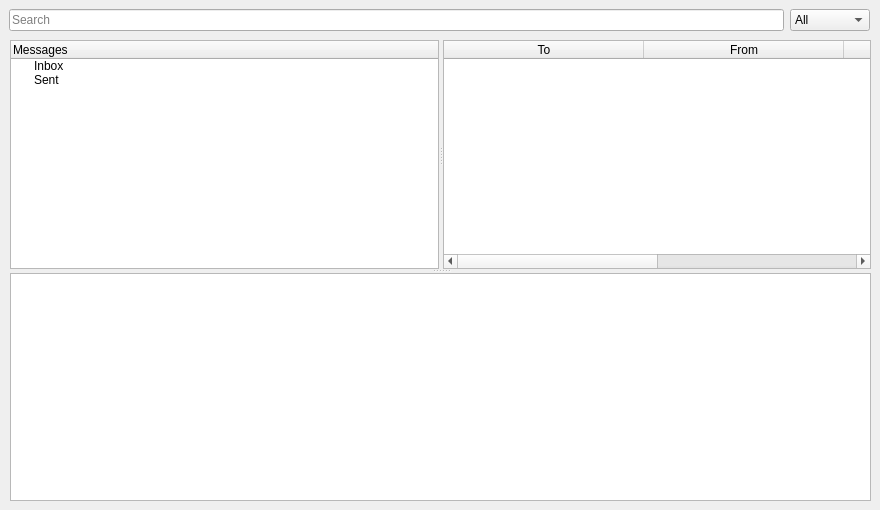
      <widget class="QWidget" name="inbox">
       <attribute name="icon">
        <iconset resource="bitmessage_icons.qrc">
         <normaloff>:/newPrefix/images/inbox.png</normaloff>:/newPrefix/images/inbox.png</iconset>
       </attribute>
       <attribute name="title">
        <string>Inbox</string>
       </attribute>
       <widget class="QWidget" name="">
        <property name="geometry">
         <rect>
          <x>9</x>
          <y>9</y>
          <width>861</width>
          <height>22</height>
         </rect>
        </property>
        <layout class="QHBoxLayout" name="horizontalLayoutSearch">
         <property name="topMargin">
          <number>0</number>
         </property>
         <item>
          <widget class="QLineEdit" name="inboxSearchLineEdit">
           <property name="placeholderText">
            <string>Search</string>
           </property>
          </widget>
         </item>
         <item>
          <widget class="QComboBox" name="inboxSearchOptionCB">
           <item>
            <property name="text">
             <string>All</string>
            </property>
           </item>
           <item>
            <property name="text">
             <string>To</string>
            </property>
           </item>
           <item>
            <property name="text">
             <string>From</string>
            </property>
           </item>
           <item>
            <property name="text">
             <string>Subject</string>
            </property>
           </item>
           <item>
            <property name="text">
             <string>Message</string>
            </property>
           </item>
          </widget>
         </item>
        </layout>
       </widget>
       <widget class="QSplitter" name="splitter_3">
        <property name="geometry">
         <rect>
          <x>10</x>
          <y>40</y>
          <width>861</width>
          <height>461</height>
         </rect>
        </property>
        <property name="orientation">
         <enum>Qt::Vertical</enum>
        </property>
        <widget class="QSplitter" name="splitter">
         <property name="orientation">
          <enum>Qt::Horizontal</enum>
         </property>
         <widget class="QTreeWidget" name="treeWidget">
          <property name="acceptDrops">
           <bool>false</bool>
          </property>
          <property name="rootIsDecorated">
           <bool>true</bool>
          </property>
          <property name="uniformRowHeights">
           <bool>false</bool>
          </property>
          <property name="animated">
           <bool>true</bool>
          </property>
          <property name="allColumnsShowFocus">
           <bool>true</bool>
          </property>
          <property name="columnCount">
           <number>1</number>
          </property>
          <attribute name="headerCascadingSectionResizes">
           <bool>true</bool>
          </attribute>
          <column>
           <property name="text">
            <string>Messages</string>
           </property>
          </column>
          <item>
           <property name="text">
            <string>Inbox</string>
           </property>
          </item>
          <item>
           <property name="text">
            <string>Sent</string>
           </property>
          </item>
         </widget>
         <widget class="QTableWidget" name="tableWidgetInbox">
          <property name="editTriggers">
           <set>QAbstractItemView::NoEditTriggers</set>
          </property>
          <property name="alternatingRowColors">
           <bool>true</bool>
          </property>
          <property name="selectionMode">
           <enum>QAbstractItemView::ExtendedSelection</enum>
          </property>
          <property name="selectionBehavior">
           <enum>QAbstractItemView::SelectRows</enum>
          </property>
          <property name="sortingEnabled">
           <bool>true</bool>
          </property>
          <property name="wordWrap">
           <bool>false</bool>
          </property>
          <attribute name="horizontalHeaderCascadingSectionResizes">
           <bool>true</bool>
          </attribute>
          <attribute name="horizontalHeaderDefaultSectionSize">
           <number>200</number>
          </attribute>
          <attribute name="horizontalHeaderHighlightSections">
           <bool>false</bool>
          </attribute>
          <attribute name="horizontalHeaderMinimumSectionSize">
           <number>27</number>
          </attribute>
          <attribute name="horizontalHeaderShowSortIndicator" stdset="0">
           <bool>false</bool>
          </attribute>
          <attribute name="horizontalHeaderStretchLastSection">
           <bool>true</bool>
          </attribute>
          <attribute name="verticalHeaderVisible">
           <bool>false</bool>
          </attribute>
          <attribute name="verticalHeaderDefaultSectionSize">
           <number>26</number>
          </attribute>
          <column>
           <property name="text">
            <string>To</string>
           </property>
          </column>
          <column>
           <property name="text">
            <string>From</string>
           </property>
          </column>
          <column>
           <property name="text">
            <string>Subject</string>
           </property>
          </column>
          <column>
           <property name="text">
            <string>Received</string>
           </property>
          </column>
         </widget>
        </widget>
        <widget class="QTextEdit" name="textEditInboxMessage">
         <property name="baseSize">
          <size>
           <width>0</width>
           <height>500</height>
          </size>
         </property>
         <property name="readOnly">
          <bool>true</bool>
         </property>
        </widget>
       </widget>
      </widget>
